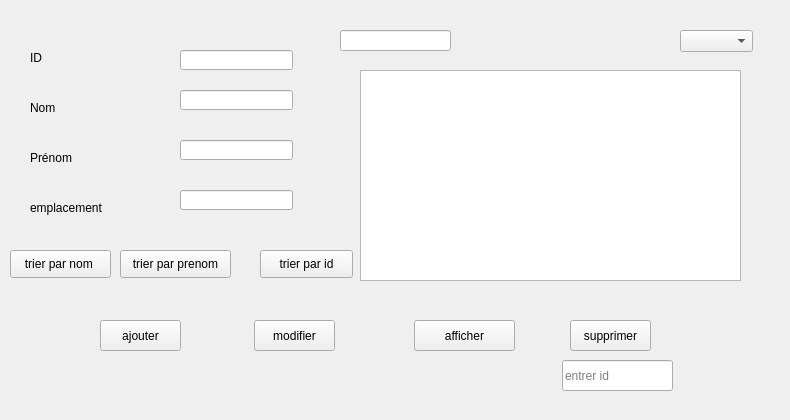
      <widget class="QWidget" name="tab_11">
       <attribute name="title">
        <string>Employer</string>
       </attribute>
       <widget class="QLabel" name="label_51">
        <property name="geometry">
         <rect>
          <x>30</x>
          <y>50</y>
          <width>56</width>
          <height>16</height>
         </rect>
        </property>
        <property name="text">
         <string>ID</string>
        </property>
       </widget>
       <widget class="QLabel" name="label_52">
        <property name="geometry">
         <rect>
          <x>30</x>
          <y>100</y>
          <width>56</width>
          <height>16</height>
         </rect>
        </property>
        <property name="text">
         <string>Nom</string>
        </property>
       </widget>
       <widget class="QLabel" name="label_53">
        <property name="geometry">
         <rect>
          <x>30</x>
          <y>150</y>
          <width>56</width>
          <height>16</height>
         </rect>
        </property>
        <property name="text">
         <string>Prénom</string>
        </property>
       </widget>
       <widget class="QLabel" name="label_54">
        <property name="geometry">
         <rect>
          <x>30</x>
          <y>200</y>
          <width>111</width>
          <height>16</height>
         </rect>
        </property>
        <property name="text">
         <string>emplacement</string>
        </property>
       </widget>
       <widget class="QLabel" name="label_55">
        <property name="geometry">
         <rect>
          <x>0</x>
          <y>0</y>
          <width>781</width>
          <height>411</height>
         </rect>
        </property>
        <property name="text">
         <string/>
        </property>
        <property name="pixmap">
         <pixmap>../../../bb.png</pixmap>
        </property>
        <property name="scaledContents">
         <bool>true</bool>
        </property>
       </widget>
       <widget class="QTableView" name="tableView">
        <property name="geometry">
         <rect>
          <x>360</x>
          <y>70</y>
          <width>381</width>
          <height>211</height>
         </rect>
        </property>
       </widget>
       <widget class="QLineEdit" name="enterID">
        <property name="geometry">
         <rect>
          <x>562</x>
          <y>360</y>
          <width>111</width>
          <height>31</height>
         </rect>
        </property>
        <property name="placeholderText">
         <string>entrer id</string>
        </property>
       </widget>
       <widget class="QLineEdit" name="lineEdit_nom">
        <property name="geometry">
         <rect>
          <x>340</x>
          <y>30</y>
          <width>111</width>
          <height>21</height>
         </rect>
        </property>
       </widget>
       <widget class="QComboBox" name="comboBox_4">
        <property name="geometry">
         <rect>
          <x>680</x>
          <y>30</y>
          <width>73</width>
          <height>22</height>
         </rect>
        </property>
       </widget>
       <widget class="QPushButton" name="pushButton_22">
        <property name="geometry">
         <rect>
          <x>10</x>
          <y>250</y>
          <width>101</width>
          <height>28</height>
         </rect>
        </property>
        <property name="text">
         <string>trier par nom </string>
        </property>
       </widget>
       <widget class="QPushButton" name="pushButton_23">
        <property name="geometry">
         <rect>
          <x>120</x>
          <y>250</y>
          <width>111</width>
          <height>28</height>
         </rect>
        </property>
        <property name="text">
         <string>trier par prenom</string>
        </property>
       </widget>
       <widget class="QPushButton" name="pushButton_24">
        <property name="geometry">
         <rect>
          <x>260</x>
          <y>250</y>
          <width>93</width>
          <height>28</height>
         </rect>
        </property>
        <property name="text">
         <string>trier par id</string>
        </property>
       </widget>
       <widget class="QPushButton" name="afficherE">
        <property name="geometry">
         <rect>
          <x>414</x>
          <y>320</y>
          <width>101</width>
          <height>31</height>
         </rect>
        </property>
        <property name="text">
         <string>afficher</string>
        </property>
       </widget>
       <widget class="QPushButton" name="modifierE">
        <property name="geometry">
         <rect>
          <x>254</x>
          <y>320</y>
          <width>81</width>
          <height>31</height>
         </rect>
        </property>
        <property name="text">
         <string>modifier</string>
        </property>
       </widget>
       <widget class="QPushButton" name="supprimerE">
        <property name="geometry">
         <rect>
          <x>570</x>
          <y>320</y>
          <width>81</width>
          <height>31</height>
         </rect>
        </property>
        <property name="text">
         <string>supprimer</string>
        </property>
       </widget>
       <widget class="QPushButton" name="ajouterE">
        <property name="geometry">
         <rect>
          <x>100</x>
          <y>320</y>
          <width>81</width>
          <height>31</height>
         </rect>
        </property>
        <property name="text">
         <string>ajouter</string>
        </property>
       </widget>
       <widget class="QLineEdit" name="le_idE">
        <property name="geometry">
         <rect>
          <x>180</x>
          <y>50</y>
          <width>113</width>
          <height>20</height>
         </rect>
        </property>
       </widget>
       <widget class="QLineEdit" name="le_nomE">
        <property name="geometry">
         <rect>
          <x>180</x>
          <y>90</y>
          <width>113</width>
          <height>20</height>
         </rect>
        </property>
       </widget>
       <widget class="QLineEdit" name="le_prenomE">
        <property name="geometry">
         <rect>
          <x>180</x>
          <y>140</y>
          <width>113</width>
          <height>20</height>
         </rect>
        </property>
       </widget>
       <widget class="QLineEdit" name="le_emplacementE">
        <property name="geometry">
         <rect>
          <x>180</x>
          <y>190</y>
          <width>113</width>
          <height>20</height>
         </rect>
        </property>
       </widget>
       <zorder>label_51</zorder>
       <zorder>label_52</zorder>
       <zorder>label_53</zorder>
       <zorder>label_54</zorder>
       <zorder>label_55</zorder>
       <zorder>enterID</zorder>
       <zorder>comboBox_4</zorder>
       <zorder>pushButton_22</zorder>
       <zorder>pushButton_23</zorder>
       <zorder>pushButton_24</zorder>
       <zorder>tableView</zorder>
       <zorder>lineEdit_nom</zorder>
       <zorder>afficherE</zorder>
       <zorder>modifierE</zorder>
       <zorder>supprimerE</zorder>
       <zorder>ajouterE</zorder>
       <zorder>le_idE</zorder>
       <zorder>le_nomE</zorder>
       <zorder>le_prenomE</zorder>
       <zorder>le_emplacementE</zorder>
      </widget>
